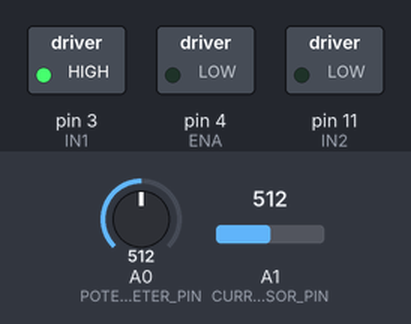
Simulated run of this sketch. Board: Arduino Uno, built with avr-gcc and run on an emulated ATmega328P. Shown: switched loads named in the sketch (green lamp = pin HIGH). The test bench sets the inputs (shaded band); at power-on: A0 (POTENTIOMETER_PIN) = 512, A1 (CURRENT_SENSOR_PIN) = 512.

Above: at 1.3 s.
1.4 s: A0 (POTENTIOMETER_PIN) set to 521
At 2.6 s:
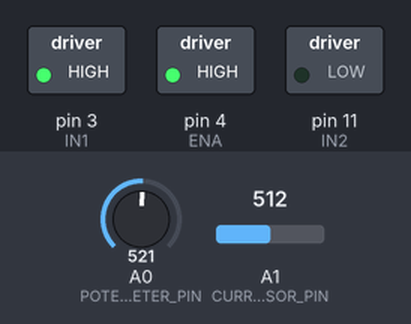
3.0 s: A0 (POTENTIOMETER_PIN) set to 511
At 3.8 s:
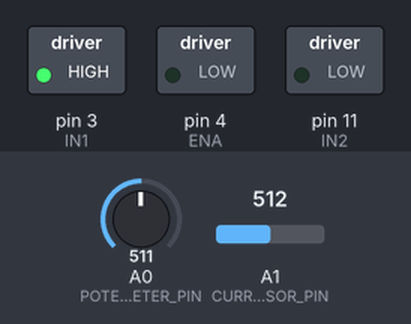
4.5 s: A0 (POTENTIOMETER_PIN) set to 716
At 5.0 s:
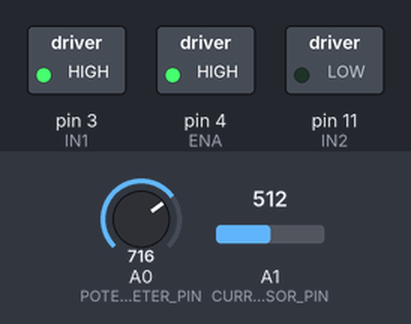
Timing chart, 0 to 7.5 s (numbered marks = the images above; inputs shaded):
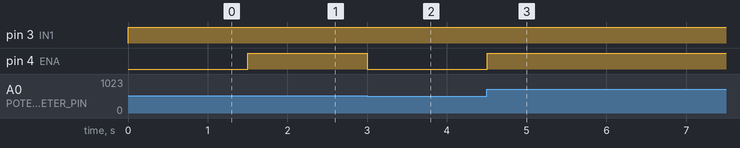

The sketch:

06_uno_moteur_courant_vitesse.ino
```cpp
/*
 * 06_uno_moteur_courant_vitesse
 * Projet Bateau autopiloté · Année 2 (2025-2026) · EEE & MIA
 *
 * Prototype (début d'année) sur Arduino : vitesse au potentiomètre, courant (ACS712 5 A), tr/min (IR, 20 trous).
 * Version sans LCD de la commande moteur de l'année 1, préparée pour la carte embarquée.
 *
 * Source : dossier « EEE MIA » (code recopié du PDF, indentation restaurée).
 */

// Définition des broches
#define POTENTIOMETER_PIN A0   // Potentiomètre
#define CURRENT_SENSOR_PIN A1  // Capteur ACS712
#define ENA 4                  // Broche PWM pour contrôle de vitesse
#define IN1 3                  // Direction du moteur
#define IN2 11                 // Direction du moteur
#define SPEED_SENSOR_PIN 12    // Capteur infrarouge
// Variables pour le capteur ACS712
const float ACS712_SENSITIVITY = 0.185;  // Sensibilité pour 5A
const int ACS712_OFFSET = 512;           // Valeur moyenne à 0A
// Variables pour le capteur de vitesse
volatile unsigned int pulseCount = 0;  // Nombre d'impulsions
float motorRPM = 0.0;                  // RPM du moteur
#include <Arduino.h>

void countPulse();
float calculateRPM();
float readCurrent();

void setup() {
  // Configuration des broches
  pinMode(ENA, OUTPUT);
  pinMode(IN1, OUTPUT);
  pinMode(IN2, OUTPUT);
  pinMode(SPEED_SENSOR_PIN, INPUT_PULLUP);
  // Configuration de l'interruption pour le capteur de vitesse
  attachInterrupt(digitalPinToInterrupt(SPEED_SENSOR_PIN), countPulse, FALLING);
  // Initialisation du moteur
  digitalWrite(IN1, LOW);
  digitalWrite(IN2, LOW);
  analogWrite(ENA, 0);
}
void loop() {
  // Lecture du potentiomètre et contrôle du moteur
  int potValue = analogRead(POTENTIOMETER_PIN);     // Lecture du potentiomètre (0 à 1023)
  int motorSpeed = map(potValue, 0, 1023, 0, 255);  // Conversion en 0-255
  analogWrite(ENA, motorSpeed);
  // Définir la direction du moteur
  digitalWrite(IN1, HIGH);
  digitalWrite(IN2, LOW);
  // Calcul de la vitesse du moteur
  motorRPM = calculateRPM();
  // Lecture de l'intensité du moteur
  float current = readCurrent();
  // (LCD supprimé — aucune sortie visuelle ici)
  // Vous pouvez ajouter Serial.print() si vous voulez surveiller via le moniteur série
  delay(500);  // Pause pour actualisation
}
// Fonction pour compter les impulsions du capteur de vitesse
void countPulse() {
  pulseCount++;
}
// Fonction pour calculer la vitesse en RPM
float calculateRPM() {
  static unsigned long lastTime = 0;
  unsigned long currentTime = millis();
  unsigned int pulses;
  // Calculer le temps écoulé et les impulsions détectées
  noInterrupts();
  pulses = pulseCount;
  pulseCount = 0;
  interrupts();
  unsigned long timeElapsed = currentTime - lastTime;
  lastTime = currentTime;
  if (timeElapsed > 0) {
    return (pulses / 20.0) * (60000.0 / timeElapsed);  // Conversion en RPM
  } else {
    return 0.0;  // Si aucune impulsion détectée
  }
}
// Fonction pour lire l'intensité avec le capteur ACS712
float readCurrent() {
  int sensorValue = analogRead(CURRENT_SENSOR_PIN);
  return (sensorValue - ACS712_OFFSET) * (5.0 / 1024.0) / ACS712_SENSITIVITY;
}
```

Measured:
- the behaviour switches between 513 and 514 on A0 (POTENTIOMETER_PIN) (found by bisection; images 0 and 1)
- after the input at 1.4 s, pin 4 (ENA): LOW → HIGH after 0.10 s
- after the input at 3.0 s, pin 4 (ENA): HIGH → LOW at once
- after the input at 4.5 s, pin 4 (ENA): LOW → HIGH at once
